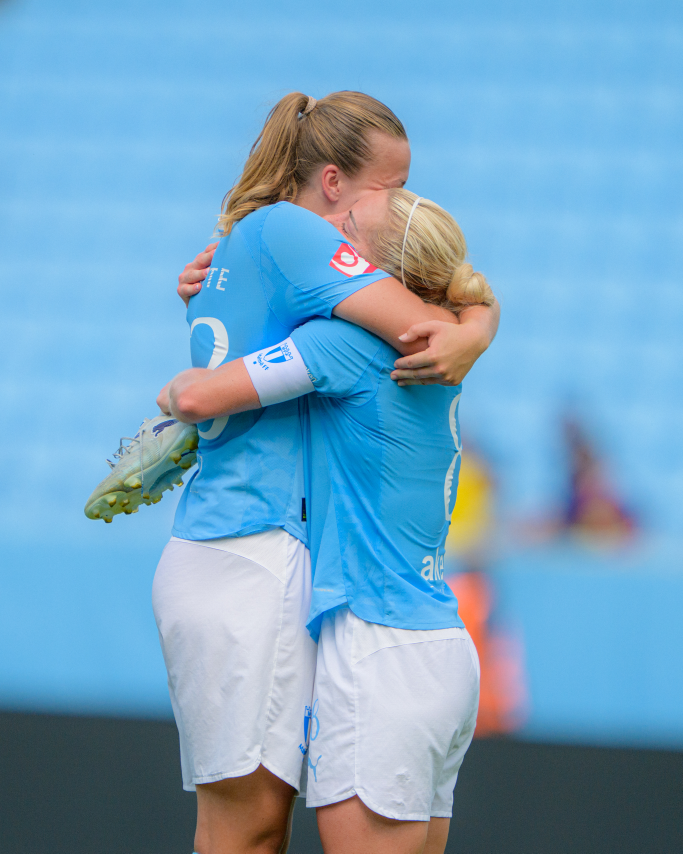
#> input picture design/design_handoff_eventmodell_v5/skisser_assets/hero-foto.jpg, 2048 x 2560 px (shown at 1/3 size); its folder holds only this picture in this run
$ python -i story_overlay.py   (imports and definitions only)
#> lines starting #> are read from the running program, lines starting #| are printed output that depends on the picture
"""
Skapar Instagram-grafik i Matchgrafik "Horisont"-mallen (v2).

Full-bleed matchfoto + gradient-scrims + Saira-typografi.
Sex tillståndstyper: Avspark, Halvtid, Slutresultat, Startelva, Målgörare, Nästa match.
Tre teman: Hav (#8FD0E8), Sol (#F4C77A), Rosé (#EBB3C4).

Loggor hämtas ur ~/.config/dpt/loggor/<normaliserat>.(png|jpg).
Temaloggor hämtas ur assets/temaloggor/.
Saknas laglogga → vitt monogram-badge med lagförkortningen.
"""
from pathlib import Path
import re
import subprocess
import tempfile

from dpt2.data import sportprofil

# Migrerad till dpt2: app-assets (typsnitt + temaloggor) ligger i dpt2/assets.
ASSETS_DIR  = Path(__file__).parent.parent / "assets"
FONTS_DIR   = ASSETS_DIR / "fonts"
TEMA_LOGG_DIR = ASSETS_DIR / "temaloggor"
# Användarens lagloggor. Överskrivbar modulattribut (datalagret pekar om hit
# när media-hanteringen flyttar in i dpt2). Default = gamla platsen så befintliga
# loggor + migrerade lag.logga-sökvägar fortsätter att lösas ut. TODO Fas 2+:
# flytta logo-lagringen till dpt2 data-dir.
LOGG_DIR    = Path("~/.config/dpt/loggor").expanduser()

CANVAS_W = 1080
# 1080 bred canvas; höjden ger bildförhållandet. story 9:16 · inlägg 4:5 · kvadrat
# 1:1 · FB-landskap 1.91:1 · webb-hero 2:1 / 16:9. Nya format är rena beskärnings-
# mål för Skicka till-kanalerna — overlay-blocken skalar efter höjden som förr.
FORMAT_H  = {"9x16": 1920, "4x5": 1350, "1x1": 1080, "1.91x1": 566,
             "2x1": 540, "16x9": 608}
FORMAT_PREFIX = {"9x16": "story", "4x5": "inlagg", "1x1": "kvadrat",
                 "1.91x1": "fb", "2x1": "hero", "16x9": "hero"}

# Tematabellen: accent + brand-färger (RGBA)
TEMAN = {
    "Hav":  {"accent": (143, 208, 232, 255), "brand": (60,  144, 196, 255)},
    "Sol":  {"accent": (244, 199, 122, 255), "brand": (240, 180,  90, 255)},
    "Rosé": {"accent": (235, 179, 196, 255), "brand": (229, 156, 176, 255)},
}

# Normalisering av moment-strängar → kanoniskt tillståndsnamn
_STATE_MAP = {
    "avspark": "Avspark",
    "paus": "Halvtid", "halvtid": "Halvtid",
    # P15: tennisens "Set klart" delar mellanställnings-läget (Halvtid-staten);
    # Tiebreak är ett eget läge — gamesiffrorna i pågående set är stora siffran.
    "set_klart": "Halvtid",
    "tiebreak": "Tiebreak",
    "resultat": "Slutresultat", "slutresultat": "Slutresultat",
    "startelva": "Startelva",
    "malgorare": "Målgörare", "målgörare": "Målgörare",
    "nasta_match": "Nästa match", "nästa_match": "Nästa match", "nästa match": "Nästa match",
    # E3 (v6): icke-match-overlay — landskap m.fl.: plats + logga, INGET datum.
    "plats": "Plats",
}

# Filnamnsslug för ut-filen
_SLUG = {
    "Plats": "plats",
    "Avspark": "avspark", "Halvtid": "halvtid", "Slutresultat": "resultat",
    "Startelva": "startelva", "Målgörare": "malgorare", "Nästa match": "nastamatch",
    "Tiebreak": "tiebreak",
}

# Designkonstanter
_VIT       = (255, 255, 255, 255)
_VIT80     = (255, 255, 255, 204)   # rgba(255,255,255,.8)
_VIT70     = (255, 255, 255, 178)   # rgba(255,255,255,.7)
_VIT82     = (255, 255, 255, 209)   # rgba(255,255,255,.82)
_VIT74     = (255, 255, 255, 189)   # rgba(255,255,255,.74)
_SCRIM_TOP = (8,  10, 13)           # topp-scrim-färg
_SCRIM_BOT = (6,   8, 11)           # botten-scrim-färg
_MARGIN    = 60                     # innehållsmarginal (left/right/bottom)
_CONTENT_W = CANVAS_W - 2 * _MARGIN  # 960 px


# ---------------------------------------------------------------------------
# PIL-helpers
# ---------------------------------------------------------------------------

def _pil():
    from PIL import Image, ImageDraw, ImageFont, ImageOps
    return Image, ImageDraw, ImageFont, ImageOps


# [49 lines left out: functions _saira, _saira_cond, _hitta_typsnitt, _text_h, not called in this run]


def _text_w(draw, text, font):
    bb = draw.textbbox((0, 0), text, font=font)
    return bb[2] - bb[0]


# [12 lines left out: functions _spärrad_bredd, _spärrad_text, not called in this run]


# ---------------------------------------------------------------------------
# Lag-loggor & normalisering
# ---------------------------------------------------------------------------

def normera_lag(namn):
    return re.sub(r"[^\w]+", "_", namn.lower()).strip("_")


# [57 lines left out: functions monogram_text, hitta_logga, _valj_logga, _hitta_tema_logga, _mjuk_cirkelmask, not called in this run]


# M18-8: hur stor andel av loggan som måste vara genomskinlig för att räknas
# som "levererad enligt kravet". En äkta logga ligger på 25–46 %; en PNG med
# inbakad bakgrund på 0 %. 5 % skiljer dem med god marginal.
_TRANSPARENSKRAV = 0.05

# Loggan skalas till en ANDEL av brickan i stället för att fylla den. Cirkel-
# masken har full täckning inom 62 % av radien och tonar ut till 92 % — en
# logga som fyller rutan får därför kanterna uppätna (det var M18-8:s rot).
_LOGGA_INDRAG      = 0.72   # transparent logga, ligger direkt på fotot
_LOGGA_INDRAG_PLATTA = 0.76 # på ljus platta finns mer plats


# [196 lines left out: functions har_transparens, _skarp_cirkelmask, _rund_bricka, _bricka_med_skugga, _topp_scrim, _botten_scrim and 2 more, not called in this run]


# Gren-kant — samma färgspråk som gren-markören på matchkort/matchlista i appen.
_GREN_FARG = {
    "dam": (142, 90, 134, 255),
    "herr": (62, 124, 135, 255),
    "mixed": (110, 135, 87, 255),
}


# [13 lines left out: function _gren_kant_lager, not called in this run]


# ---------------------------------------------------------------------------
# Foto-bakgrund
# ---------------------------------------------------------------------------

def _ladda_foto(bild_path, env=None):
    Image, *_ = _pil()
    p = Path(bild_path)
    if p.suffix.lower() in (".jpg", ".jpeg"):
        return Image.open(p).convert("RGB")
#> returned value is the input picture: PIL image 2048x2560 RGB; mean R, G, B 117.6, 164.9, 195.6
    with tempfile.TemporaryDirectory() as td:
        jpg = Path(td) / (p.stem + ".jpg")
        for tag in ("-JpgFromRaw", "-PreviewImage"):
            try:
                with open(jpg, "wb") as f:
                    subprocess.run(
                        ["exiftool", "-b", tag, str(p)],
                        stdout=f, stderr=subprocess.DEVNULL,
                        timeout=20, env=env,
                    )
            except Exception:
                pass
            if jpg.exists() and jpg.stat().st_size > 10_000:
                return Image.open(jpg).convert("RGB")
    raise RuntimeError(f"Kan inte extrahera preview ur {p.name}")


# ---------------------------------------------------------------------------
# Divider-hjälp
# ---------------------------------------------------------------------------

# [318 lines left out: functions _divider, _render_preview, _spärrad_bredd, _turnering_topphoger, _render_preview_individ, _render_score_individ, not called in this run]


# ---------------------------------------------------------------------------
# FRIIDROTT (D2-handoffen) — Start / Resultat / Placering.
# Facit: design/HANDOFF-D2-SVAR + Horisont Friidrott D2.dc.html. En idrottare
# + ett resultat; eventnamnet uppe till höger; gren-kanten som alltid.
# ---------------------------------------------------------------------------

# Medaljfärger (D2): Guld #D9B24C · Silver #C7CDD4 · Brons #C08A5A. 4+ = vit.
MEDALJ_FARG = {1: (217, 178, 76, 255), 2: (199, 205, 212, 255),
               3: (192, 138, 90, 255)}
_DISCIPLIN_ENHET = {"hoppkast": "m", "mangkamp": "p"}


# [282 lines left out: functions friidrott_stort_ord_storlek, ordinal_text, formattera_serie, resultat_enhet, _fri_namnrad, _render_friidrott_preview and 2 more, not called in this run]


# ---------------------------------------------------------------------------
# A4 · Målskyttelistan under Slutresultatet — dynamisk layout
# ---------------------------------------------------------------------------
# Tre layouter (speglar Tweaks-proppen `scorersLayout` i prototypen):
#   'rad'     — en balanserad textrad (auto-krymp 30→26→23 efter antal), radbryts
#               på skytte-gränser om den inte ryms i _SCORERS_MAXW.
#   'chips'   — pill per skytt (accentprick), greedy radbrytning, centrerade rader.
#   'spalter' — två spalter (grid) när >3 skyttar.
# 'auto' (renderarens default): en rad så länge den ryms i ~940px, annars chips.
# Skyttar separeras på '·'/radbrytning (komma kan ingå i EN skytt, t.ex.
# "Fornes 50', 58', 80'") — därför splittas ALDRIG på komma.

_SCORERS_MAXW = 940


def _scorer_units(mal_rad):
    return [s.strip() for s in re.split(r'\n|·', mal_rad or "") if s.strip()]


# [340 lines left out: functions _wrap_units, _scorers_plan, _draw_scorers, _render_score, _render_startelva, _render_malgorare, not called in this run]


# ---------------------------------------------------------------------------
# Cover-beskärning (delas av skapa_story + beskar_foto)
# ---------------------------------------------------------------------------

def _cover_crop(foto, W, H, fokus, zoom, Image=None):
    """Cover-beskär `foto` till W×H med fokuspunkt (rutans MITT, i procent) +
    zoom (≥1 krymper rutan / skalar upp motivet). Rutan behåller alltid W/H så
    resize aldrig förvränger; klampad mot kanterna. fokus None/mitten + zoom 1 =
    vanlig center-crop. Samma modell som ram-overlayen i UI:ts crop-editor."""
#> called with W = 1080, H = 1080, zoom = 1
    if Image is None:
        Image, _d, _f, _o = _pil()
    foto_w, foto_h = foto.size
#> foto_w = 2048; foto_h = 2560
    fx = min(1.0, max(0.0, (fokus or {}).get("x", 50) / 100.0)) if fokus else 0.5
    fy = min(1.0, max(0.0, (fokus or {}).get("y", 50) / 100.0)) if fokus else 0.5
    z = max(1.0, float(zoom or 1.0))
    if foto_w * H >= foto_h * W:                 # foto bredare än målformatet
        ny_w = (foto_h * W / H) / z
        ny_h = foto_h / z
    else:                                        # foto smalare/högre
        ny_w = foto_w / z
#> ny_w = 2048
        ny_h = (foto_w * H / W) / z
#> ny_h = 2048
    ny_w = max(1, min(foto_w, int(round(ny_w))))
    ny_h = max(1, min(foto_h, int(round(ny_h))))
    x0 = max(0, min(foto_w - ny_w, int(round(fx * foto_w - ny_w / 2))))
#> x0 = 0
    y0 = max(0, min(foto_h - ny_h, int(round(fy * foto_h - ny_h / 2))))
#> y0 = 256
    return foto.crop((x0, y0, x0 + ny_w, y0 + ny_h)).resize((W, H), Image.LANCZOS)
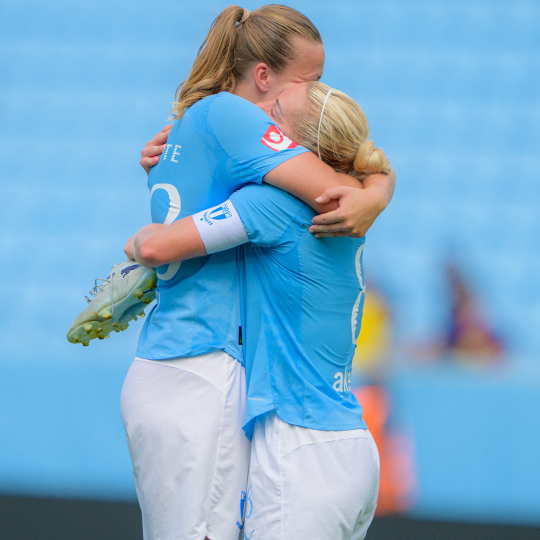
#> returned value: PIL image 1080x1080 RGB (shown at 1/2 size); mean R, G, B 122.2, 171.9, 204.5


def beskar_foto(bild_path, format="1x1", fokus=None, zoom=1.0,
                ut_path=None, ut_mapp=None, env=None):
    """Beskär ETT foto till FORMAT (fokus+zoom) UTAN overlay — för karusell-/
    extra-bilder i Matchpublicering (IG upp till 9, FB upp till 3 efter omslaget).
    Returnerar Path till den sparade JPEG:en."""
    Image, _d, _f, _o = _pil()
    frame_h = FORMAT_H.get(format, FORMAT_H["9x16"])
    foto = _cover_crop(_ladda_foto(bild_path, env), CANVAS_W, frame_h,
                       fokus, zoom, Image).convert("RGB")
    if ut_path:
        ut = Path(ut_path)
    else:
        ut = Path(ut_mapp or (Path.home() / ".config" / "dpt2" / "stories")) \
            / f"beskuren_{FORMAT_PREFIX.get(format, 'bild')}.jpg"
    ut.parent.mkdir(parents=True, exist_ok=True)
    foto.save(ut, "JPEG", quality=92)
    return ut


# ---------------------------------------------------------------------------
# Huvud-funktion
# ---------------------------------------------------------------------------

# [326 lines left out: functions skapa_story, hitta_logga_namn, tolka_matchinfo, not called in this run]

>>> result = beskar_foto('../../../design/design_handoff_eventmodell_v5/skisser_assets/hero-foto.jpg')
